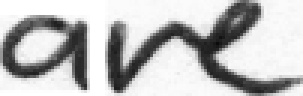
#> input picture 052_Handwritten_Text_Recognition/01_float32/data/analyze.png, 101 x 32 px, found by its file name (shown 3 times larger); its folder holds only this picture in this run
$ python 00_create_calibration_image_kitti.py
#> lines starting #> are read from the running program, lines starting #| are printed output that depends on the picture
import os
import sys
from glob import glob
from PIL import Image
import numpy as np

def resize(all_file):

  tmp = None


  for idx, f in enumerate(all_file):
    img = Image.open(f)
#> img is the input picture: PIL image 101x32 RGBA; mean R, G, B, A 189.4, 189.4, 189.4, 255
    img_resize = img.resize((416, 128))
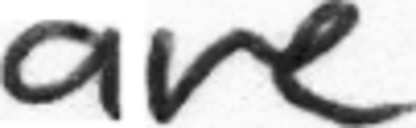
#> img_resize: PIL image 416x128 RGBA; mean R, G, B, A 189.4, 189.4, 189.4, 255
    #ftitle, fext = os.path.splitext(f)
    #img_resize.save(ftitle + '_half' + fext)

    nparray = np.array(img_resize)
    nparray = nparray[np.newaxis, :, :, :]

    if tmp is not None:
        tmp = np.vstack((tmp, nparray))
        print("tmp.shape=", tmp.shape)
        np.save('calibration_data_img_kitti', tmp)
    else:
        tmp = nparray.copy()
        print("tmp.shape=", tmp.shape)
#| tmp.shape= (1, 128, 416, 4)
        np.save('calibration_data_img_kitti', tmp)
    if idx >= 9:
      break

path = "./2011_09_29/2011_09_29_drive_0071_sync/image_02/data/"
all_file = os.listdir(path)
all_file = [os.path.join(path, f) for f in all_file]
resize(all_file)
print("Finish!!")
